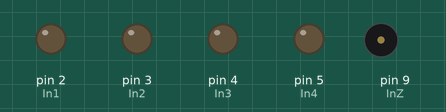
Recording of a sketch running on a simulated Arduino Uno, built with avr-gcc and run on an emulated ATmega328P. Parts: output pins drawn as LEDs (lit = HIGH), buzzer (waves = sounding).

Above: at 2.4 s.
At 6.65 s:
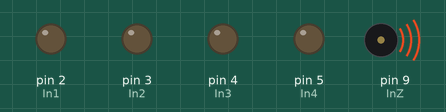
Timing chart, 0 to 7.0 s (numbered marks = the images above):
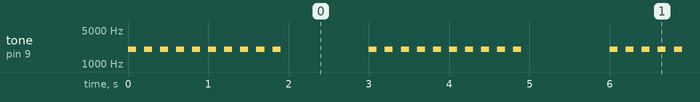

The sketch:

listing_6_3.ino
```cpp
//Создадим переменные для хранения номеров используемых пинов/портов Arduino.
int In1, In2, In3, In4, InZ;
//Настройка
void setup() {
  // Присвоим переменным номера пинов Arduino.
  InZ = 9;
  pinMode(InZ, OUTPUT);
  In1 = 2;
  In2 = 3;
  In3 = 4;
  In4 = 5;

  //Переведем данные пины/порты в режим вывода.
  pinMode(In1, OUTPUT);
  pinMode(In2, OUTPUT);
  pinMode(In3, OUTPUT);
  pinMode(In4, OUTPUT);
}
//Тело программы
void loop() {
  for (int i = 0; i < 10; i++)
  {
    tone(InZ, 2000);
    delay(100);
    noTone(InZ);
    delay(100);
  }
  delay(1000);
}
```

Measured:
- by itself, tone on pin 9 (InZ): repeats every 3.0 s: 9 × (silent 0.10 s, 2000 Hz 0.10 s), silent 1.1 s, 2000 Hz 0.10 s
